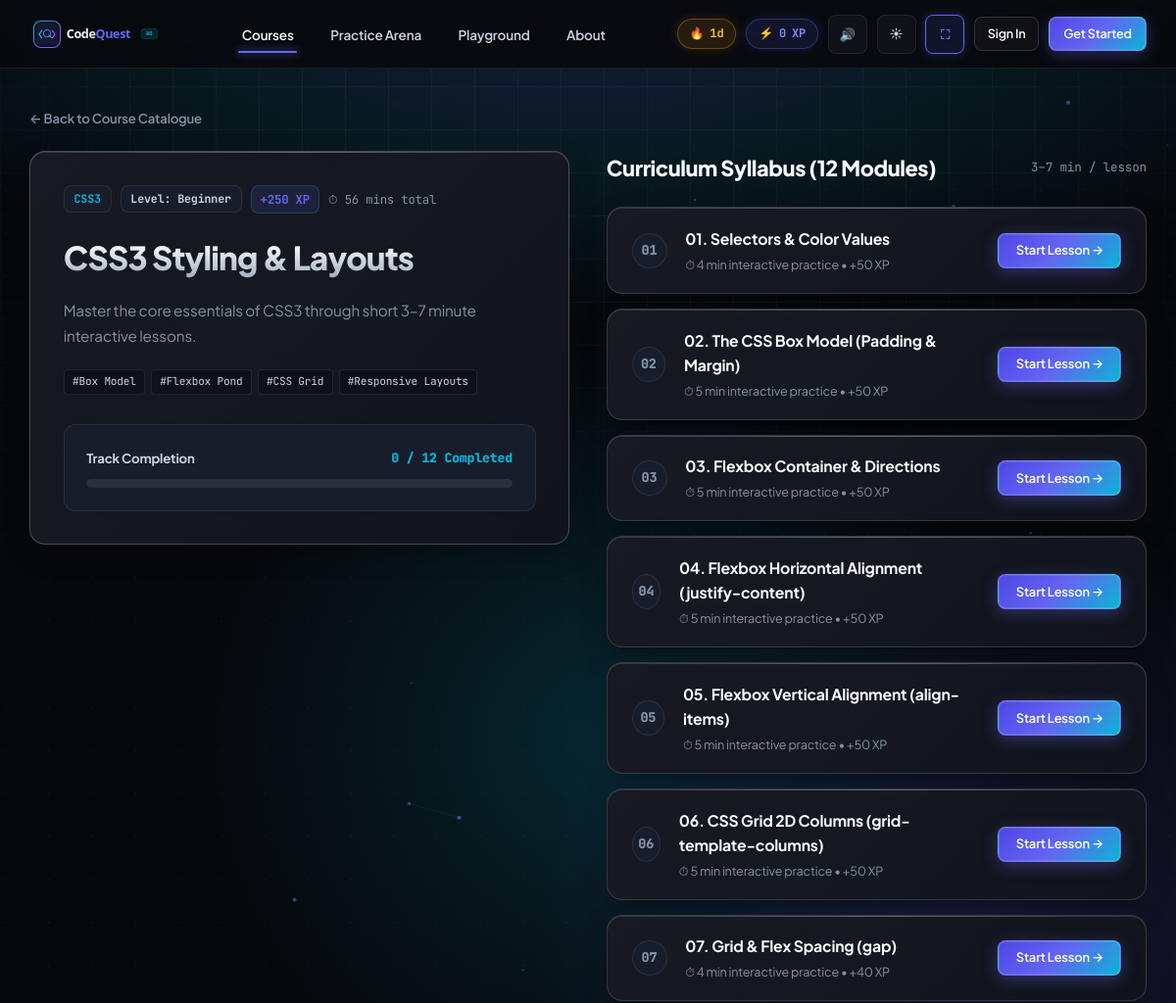
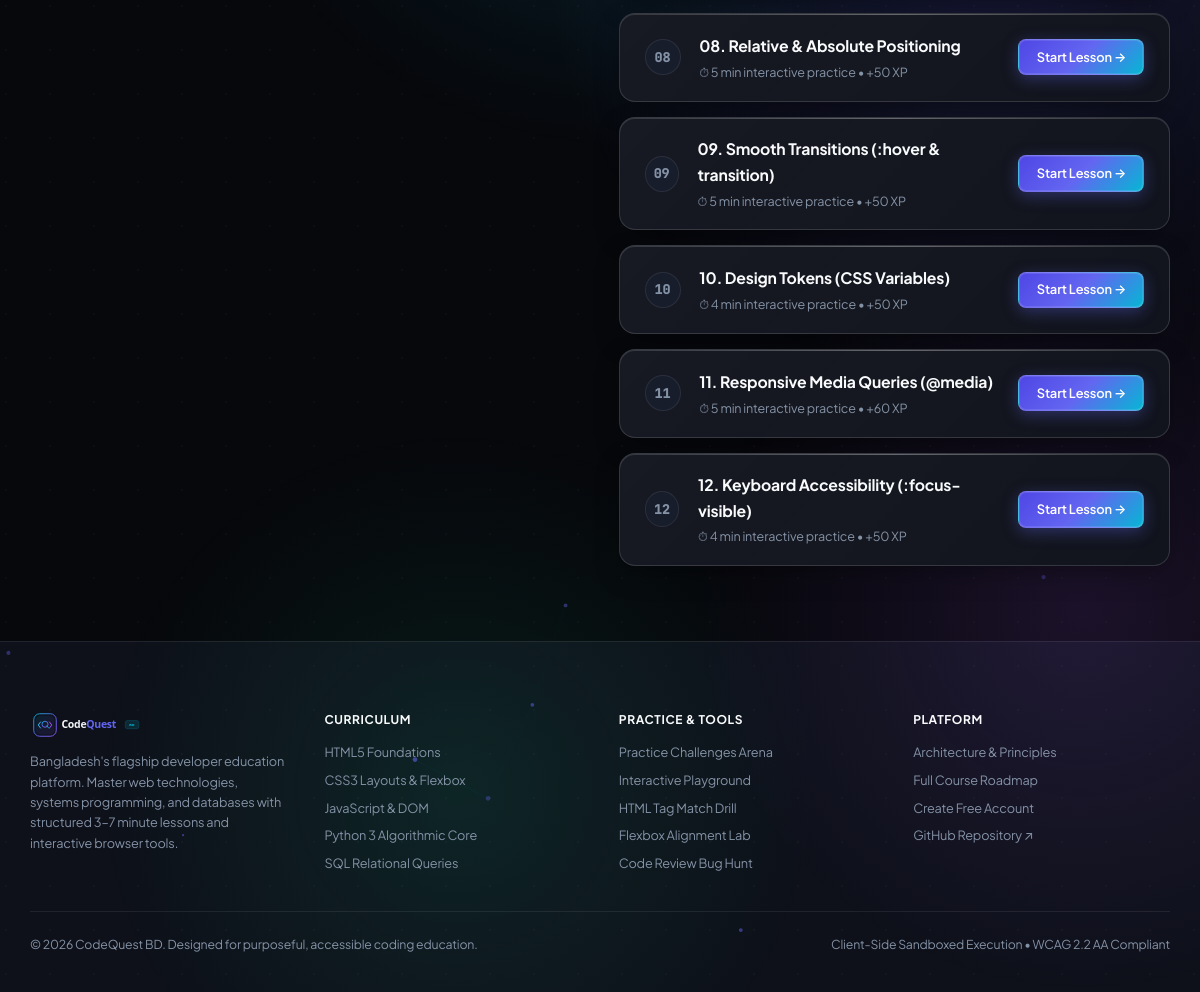
Screenshot of /courses/css-core/ with the database file from the repository (2 pictures, top to bottom).
### learn/models.py (models this page shows, shortened)
class Course(models.Model):
    language = models.ForeignKey(Language, on_delete=models.CASCADE, related_name="courses")
    title = models.CharField(max_length=160)
    slug = models.SlugField(max_length=160, unique=True)
    description = models.TextField()
    level = models.CharField(max_length=40, default="Beginner")
    order = models.PositiveIntegerField(default=0)
    xp_reward = models.PositiveIntegerField(default=200)
    class Meta:
        ordering = ["order", "id"]
    @property
    def total_minutes(self):
        mins = sum(l.est_minutes for l in self.lessons.all())
        return mins if mins > 0 else 30
    @property
    def tags_list(self):
        tag_map = {
            "html-core": ["Semantic HTML5", "DOM Skeletons", "Forms & Input", "Accessible Web"],
            "css-core": ["Box Model", "Flexbox Pond", "CSS Grid", "Responsive Layouts"],
            "javascript-core": ["DOM Reactivity", "Event Listeners", "Async / Await", "ES6+ Modules"],
            "python-core": ["Algorithmic Logic", "Comprehensions", "OOP & Dictionaries", "Data Pipelines"],
            "sql-core": ["Relational Schemas", "JOIN Algorithms", "Aggregates & Filters", "Query Tuning"],
            "c-lang-stubs": ["Memory & Pointers", "Format Strings", "Structs & Arrays", "Deterministic AST"],
            "c-core": ["Memory & Pointers", "Format Strings", "Structs & Arrays", "Deterministic AST"],
            "java-stubs": ["OOP Hierarchy", "Static Typing", "JVM Memory Model", "Exception Guard"],
            "php-stubs": ["Server Request API", "CRUD Operations", "Header Routing", "Database Bridges"],
            "bash-stubs": ["Linux Pipeline", "Regex & Grep", "Stream Redirection", "Shell Automation"],
        }
        return tag_map.get(self.slug, ["Core Fundamentals", "Syntax Fluency", "Hands-on Labs", "Verified Certificate"])

class Language(models.Model):
    name = models.CharField(max_length=80, unique=True)
    slug = models.SlugField(max_length=80, unique=True)
    short_code = models.CharField(max_length=16, default="CODE")
    category = models.CharField(max_length=80, default="Core Foundations")
    summary = models.CharField(max_length=240)
    icon_svg = models.TextField(blank=True, default="")
    order = models.PositiveIntegerField(default=0)
    is_active = models.BooleanField(default=True)
    class Meta:
        ordering = ["order", "name"]

class Lesson(models.Model):
    EXECUTION_TYPES = [
        ("IFRAME", "HTML/CSS/JS Live Preview (Sandboxed iframe)"),
        ("PYODIDE", "Python 3 Client-Side WASM (Pyodide)"),
        ("SQL", "SQL Browser Database (sql.js WASM)"),
        ("PREDICT", "Predict the Output (C, Java, PHP, Bash)"),
        ("QUIZ", "Fill-the-Blank & Multiple Choice"),
    ]
    course = models.ForeignKey(Course, on_delete=models.CASCADE, related_name="lessons")
    title = models.CharField(max_length=200)
    slug = models.SlugField(max_length=200)
    order = models.PositiveIntegerField(default=1)
    est_minutes = models.PositiveIntegerField(default=5, help_text="Bite-sized duration (3-7 min)")
    xp = models.PositiveIntegerField(default=50)
    execution_type = models.CharField(max_length=20, choices=EXECUTION_TYPES, default="IFRAME")
    body_md = models.TextField(help_text="Short markdown explanation (max ~150 words + diagram/example)")
    diagram_svg = models.TextField(blank=True, default="", help_text="Optional clean inline SVG diagram")
    task_prompt = models.TextField(help_text="Clear single task description")
    starter_code = models.TextField(help_text="Initial code placed in editor")
    solution = models.TextField(help_text="Working solution code")
    tests_json = models.JSONField(
        default=list,
        blank=True,
        help_text="List of test checks: [{'id': 'c1', 'desc': 'Has <h1> tag', 'type': 'dom_exists', 'query': 'h1'}]"
    )
    hints_json = models.JSONField(
        default=list,
        blank=True,
        help_text="Hint ladder: ['Hint 1: Check your syntax', 'Hint 2: Use display: flex']"
    )
    class Meta:
        ordering = ["course__order", "order", "id"]
        unique_together = ("course", "slug")

### learn/views.py (the view)
# urls.py: path("courses/<slug:course_slug>/", views.course_detail, name="course_detail"),
def course_detail(request, course_slug):
    course = get_object_or_404(Course.objects.select_related("language").prefetch_related("lessons"), slug=course_slug)
    lessons = list(course.lessons.all())
    completed_ids = set()
    if request.user.is_authenticated:
        completed_ids = set(
            request.user.progress.filter(lesson__course=course, status="COMPLETED").values_list("lesson_id", flat=True)
        )
    return render(
        request,
        "learn/course_detail.html",
        {
            "course": course,
            "lessons": lessons,
            "completed_ids": completed_ids,
        },
    )

### learn/context_processors.py (called while the page is built, shortened)
def global_stats(request):
    xp = 0
    streak = 1
    completed_ids = []
    return {
        "ADMIN_URL": getattr(settings, "ADMIN_URL", "hidden-core-cms"),
        "user_xp": xp,
        "user_streak": streak,
        "completed_lesson_ids": completed_ids,
        "nav_languages": Language.objects.filter(is_active=True).prefetch_related("courses")[:6],
    }

### templates/learn/course_detail.html (shortened to what this page needs)
{% extends "base.html" %}
{% block content %}
<div class="shell shell-wide" style="padding-top: 2.5rem; padding-bottom: 5rem;">
  <nav aria-label="Breadcrumb" style="margin-bottom: 1.5rem;">
    <a href="{% url 'catalogue' %}" style="font-size: 0.88rem; color: var(--text-muted); text-decoration: none; display: inline-flex; align-items: center; gap: 0.4rem; font-weight: 600;">
      &larr; Back to Course Catalogue
    </a>
  </nav>
  <div style="display: grid; grid-template-columns: repeat(auto-fit, minmax(360px, 1fr)); gap: 2.5rem; align-items: start;">
    <div class="cq-card" style="padding: 2.25rem; border: 1px solid var(--border-strong); position: sticky; top: 90px;">
      <div style="display: flex; flex-wrap: wrap; gap: 0.6rem; align-items: center; margin-bottom: 1.25rem;">
        <span style="font-size: 0.78rem; font-family: var(--font-mono); font-weight: 700; background: var(--bg-panel); border: 1px solid var(--border-subtle); padding: 0.25rem 0.65rem; border-radius: var(--radius-sm); color: var(--accent-secondary);">
          {{ course.language.name }}
        </span>
        <span style="font-size: 0.78rem; font-family: var(--font-mono); font-weight: 700; background: var(--bg-panel); border: 1px solid var(--border-subtle); padding: 0.25rem 0.65rem; border-radius: var(--radius-sm); color: var(--text-secondary);">
          Level: {{ course.level }}
        </span>
        <span style="font-size: 0.82rem; color: var(--accent); font-family: var(--font-mono); font-weight: 700; background: var(--accent-subtle); padding: 0.25rem 0.6rem; border-radius: var(--radius-sm); border: 1px solid rgba(20, 184, 166, 0.25);">
          +{{ course.xp_reward }} XP
        </span>
        <span style="font-size: 0.82rem; color: var(--text-muted); font-family: var(--font-mono);">
          ⏱ {{ course.total_minutes }} mins total
        </span>
      </div>
      <h1 style="font-size: 2.2rem; font-weight: 800; color: var(--text-primary); letter-spacing: -0.025em; margin-bottom: 1rem;" class="headline-gradient">
        {{ course.title }}
      </h1>
      <p style="font-size: 1.02rem; color: var(--text-muted); line-height: 1.65; margin-bottom: 1.5rem;">
        {{ course.description }}
      </p>
      <div style="display: flex; flex-wrap: wrap; gap: 0.4rem; margin-bottom: 2rem;">
        {% for tag in course.tags_list %}
        <span style="font-size: 0.74rem; font-family: var(--font-mono); background: var(--bg-surface); border: 1px solid var(--border-subtle); padding: 0.2rem 0.55rem; border-radius: 4px; color: var(--text-secondary);">
          #{{ tag }}
        </span>
        {% endfor %}
      </div>
      <div style="background: var(--bg-panel); padding: 1.5rem; border-radius: var(--radius-md); border: 1px solid var(--border-subtle);">
        <div style="display: flex; align-items: center; justify-content: space-between; font-size: 0.88rem; margin-bottom: 0.75rem;">
          <span style="color: var(--text-secondary); font-weight: 700;">Track Completion</span>
          <span style="font-family: var(--font-mono); color: var(--accent-secondary); font-weight: 800;">
            {{ completed_ids|length }} / {{ lessons|length }} Completed
          </span>
        </div>
        <div class="progress-bar-bg">
        </div>
      </div>
    </div>
    <div>
      <div style="display: flex; justify-content: space-between; align-items: center; margin-bottom: 1.5rem;">
        <h2 style="font-size: 1.45rem; font-weight: 800; color: var(--text-primary); letter-spacing: -0.02em; margin: 0;">
          Curriculum Syllabus ({{ lessons|length }} Modules)
        </h2>
        <span style="font-size: 0.84rem; color: var(--text-muted); font-family: var(--font-mono);">
          3–7 min / lesson
        </span>
      </div>
      <div style="display: flex; flex-direction: column; gap: 1rem;">
        {% for lesson in lessons %}
        <div class="cq-card cq-card-interactive" style="padding: 1.25rem 1.65rem; display: flex; flex-direction: row; align-items: center; justify-content: space-between; gap: 1rem;">
          <div style="display: flex; align-items: center; gap: 1.25rem;">
            <div style="font-family: var(--font-mono); font-size: 0.9rem; font-weight: 800; width: 36px; height: 36px; border-radius: 50%; display: flex; align-items: center; justify-content: center; background: {% if lesson.id in completed_ids %}var(--success-subtle){% else %}var(--bg-panel){% endif %}; color: {% if lesson.id in completed_ids %}var(--success){% else %}var(--text-muted){% endif %}; border: 1px solid {% if lesson.id in completed_ids %}rgba(16, 185, 129, 0.35){% else %}var(--border-subtle){% endif %};">
              {% if lesson.id in completed_ids %}
                ✓
              {% else %}
                {{ forloop.counter|stringformat:"02d" }}
              {% endif %}
            </div>
            <div>
              <h3 style="font-size: 1.05rem; font-weight: 700; color: var(--text-primary); margin-bottom: 0.25rem;">
                <a href="{% url 'lesson_detail' course.slug lesson.slug %}" style="color: inherit; text-decoration: none;">
                  {{ lesson.title }}
                </a>
              </h3>
              <div style="font-size: 0.84rem; color: var(--text-muted);">
                ⏱ {{ lesson.est_minutes }} min interactive practice &bull; +{{ lesson.xp }} XP
              </div>
            </div>
          </div>
          <div>
            {% if lesson.id in completed_ids %}
              <a href="{% url 'lesson_detail' course.slug lesson.slug %}" class="btn btn-ghost" style="padding: 0.45rem 1rem; font-size: 0.84rem; color: var(--success); border-color: rgba(16, 185, 129, 0.35);">
                Review &rarr;
              </a>
            {% else %}
              <a href="{% url 'lesson_detail' course.slug lesson.slug %}" class="btn btn-primary" style="padding: 0.45rem 1.15rem; font-size: 0.86rem;">
                Start Lesson &rarr;
              </a>
            {% endif %}
          </div>
        </div>
        {% empty %}
        <div style="text-align: center; padding: 3rem; color: var(--text-muted); background: var(--bg-surface); border-radius: var(--radius-md); border: 1px solid var(--border-subtle);">
          No lessons currently configured for this track.
        </div>
        {% endfor %}
      </div>
    </div>
  </div>
</div>
{% endblock %}

### rows the page displays
Course: language.name "CSS3", level "Beginner", xp_reward "250", total_minutes "56", title "CSS3 Styling & Layouts", description "Master the core essentials of CSS3 through short 3–7 minute interactive lessons."
Lesson: title "01. Selectors & Color Values", est_minutes "4", xp "50", shows "Start Lesson →"
Lesson: title "02. The CSS Box Model (Padding & Margin)", est_minutes "5", xp "50", shows "Start Lesson →"
Lesson: title "03. Flexbox Container & Directions", est_minutes "5", xp "50", shows "Start Lesson →"
Lesson: title "04. Flexbox Horizontal Alignment (justify-content)", est_minutes "5", xp "50", shows "Start Lesson →"
Lesson: title "05. Flexbox Vertical Alignment (align-items)", est_minutes "5", xp "50", shows "Start Lesson →"
Lesson: title "06. CSS Grid 2D Columns (grid-template-columns)", est_minutes "5", xp "50", shows "Start Lesson →"
Lesson: title "07. Grid & Flex Spacing (gap)", est_minutes "4", xp "40", shows "Start Lesson →"
Lesson: title "08. Relative & Absolute Positioning", est_minutes "5", xp "50", shows "Start Lesson →"
Lesson: title "09. Smooth Transitions (:hover & transition)", est_minutes "5", xp "50", shows "Start Lesson →"
Lesson: title "10. Design Tokens (CSS Variables)", est_minutes "4", xp "50", shows "Start Lesson →"
Lesson: title "11. Responsive Media Queries (@media)", est_minutes "5", xp "60", shows "Start Lesson →"
Lesson: title "12. Keyboard Accessibility (:focus-visible)", est_minutes "4", xp "50", shows "Start Lesson →"

### other values shown
{{ user_streak }} "1"
{{ user_xp }} "0"
{{ tag }} "Box Model" "Flexbox Pond" "CSS Grid" "Responsive Layouts"
{{ completed_ids|length }} "0"
{{ lessons|length }} "12"
